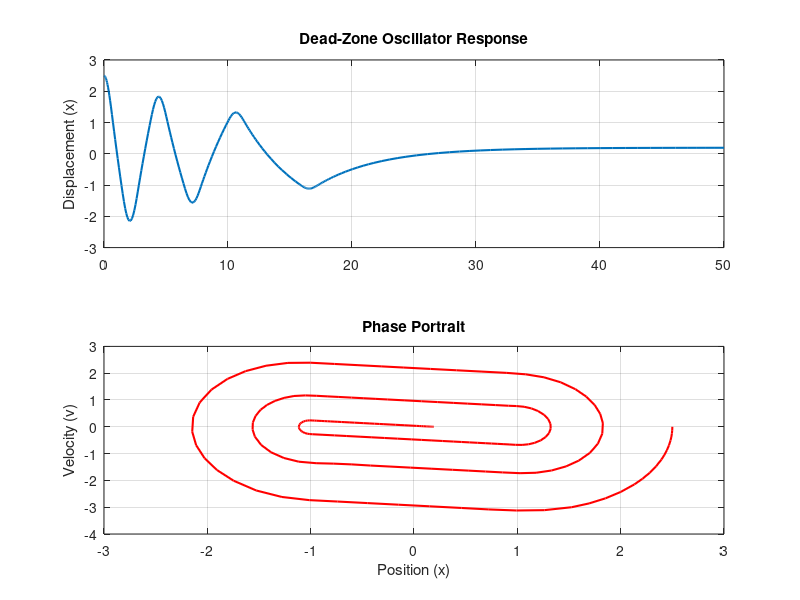

This figure's MATLAB source:
function dead_zone_oscillator()
    % Parameters
    tspan = [0 50];      % Time range
    y0 = [2.5; 0];       % Initial conditions [position; velocity]
    
    % Solve using ode45
    [t, y] = ode45(@(t, y) system_dynamics(t, y), tspan, y0);

    % Plotting Displacement
    subplot(2,1,1);
    plot(t, y(:,1), 'LineWidth', 1.5);
    ylabel('Displacement (x)');
    title('Dead-Zone Oscillator Response');
    grid on;

    % Plotting Phase Portrait
    subplot(2,1,2);
    plot(y(:,1), y(:,2), 'r', 'LineWidth', 1.5);
    xlabel('Position (x)');
    ylabel('Velocity (v)');
    title('Phase Portrait');
    grid on;
end

function dydt = system_dynamics(~, y)
    x = y(1);
    v = y(2);
    
    % Physical Constants
    k = 5;      % Stiffness outside dead zone
    c = 0.2;    % Damping
    delta = 1;  % Dead zone threshold
    
    % Dead-zone Restoring Force Logic
    if x > delta
        F_res = -k * (x - delta);
    elseif x < -delta
        F_res = -k * (x + delta);
    else
        F_res = 0; % Inside the Dead Zone
    end
    
    % ODEs: dx/dt = v; dv/dt = Accel
    dydt = [v; F_res - c*v];
end